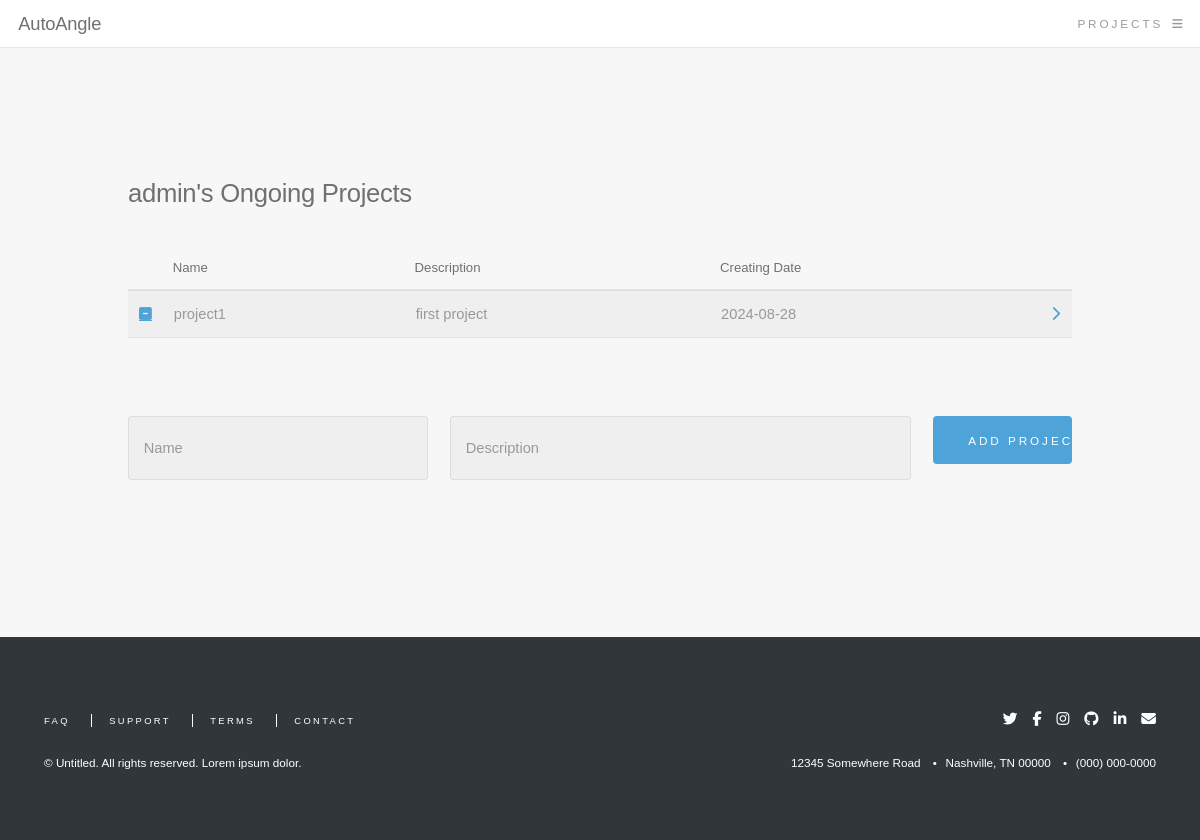
/project (signed in), run on an earlier commit of the app's database.
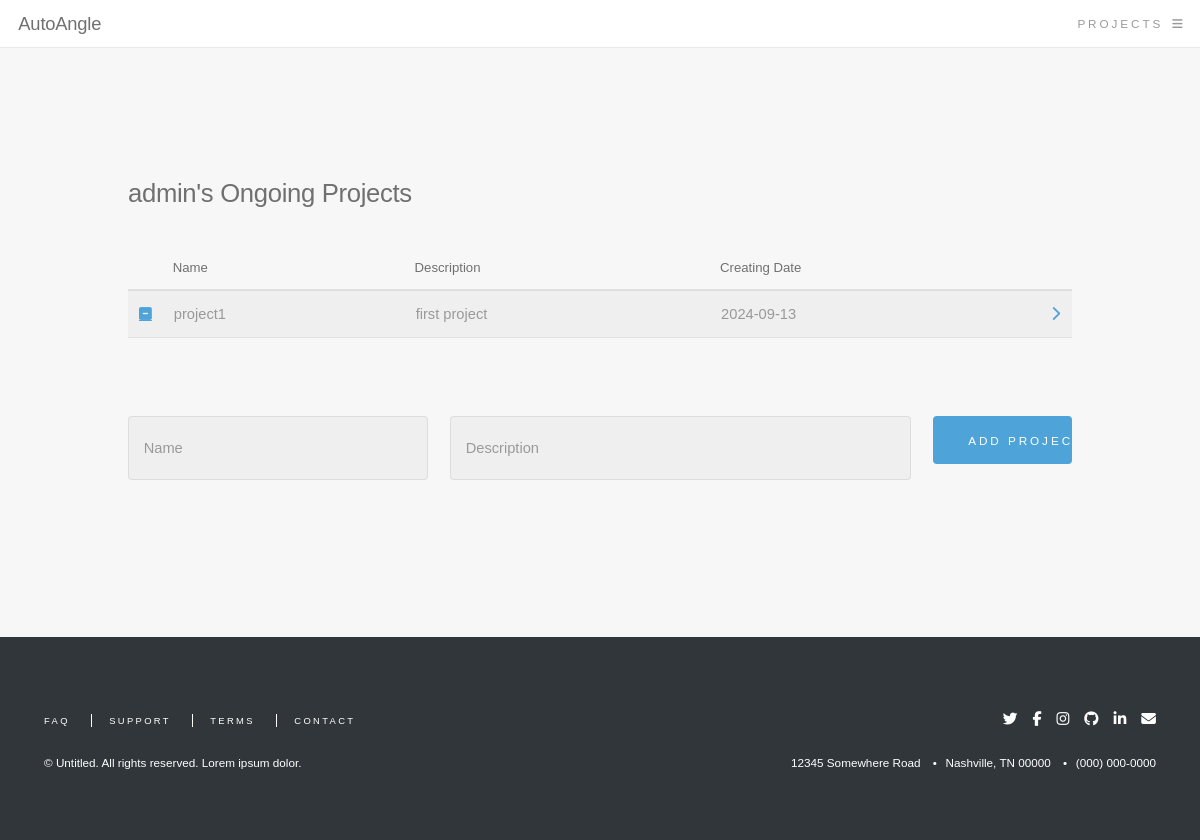
And on a later commit of the database.
### main.py (models this page shows)
class User(db.Model, UserMixin):
    __tablename__ = 'user'
    id = db.Column(db.Integer, primary_key=True)
    name = db.Column(db.String(100), nullable=False)
    email = db.Column(db.String(100), unique=True, nullable=False)
    password = db.Column(db.String(100), nullable=False)
    projects = db.relationship('Project', backref='owner', lazy=True)

class Project(db.Model):
    __tablename__ = 'project'
    id = db.Column(db.Integer, primary_key=True)
    name = db.Column(db.String(100),nullable=False)
    description = db.Column(db.String(255),nullable=False)
    project_time = db.Column(db.String(100))
    user_id = db.Column(db.Integer, db.ForeignKey('user.id'), nullable=False)
    files = db.relationship('File', backref='project', lazy=True)

### main.py (the view, shortened to what this page needs)
@app.route("/project", methods=["GET", "POST"])
@login_required
def project():
    projects = Project.query.filter_by(user_id=current_user.id).all()
    return render_template('project.html', projects = projects)

### main.py (called while the page is built)
@login_manager.user_loader
def load_user(user_id):
    return db.session.query(User).get(user_id)

### templates/project.html (shortened to what this page needs)
<!DOCTYPE HTML>
<html>
	<head>
		<link rel="stylesheet" href="static/assets/css/main.css" />
	</head>
	<body class="is-preload">
			<header id="header">
				<h1><a href="{{ url_for('main') }}">AutoAngle</a></h1>
				<a href="#menu">Projects</a>
			</header>
        <section style="padding: 8rem;">
            <h2>{{ current_user.name }}'s Ongoing Projects</h2>
            <br>
            <div class="table-wrapper">
                <table>
                    <thead>
                        <tr>
                            <th style="width: 2rem;"></th>
                            <th>Name</th>
                            <th>Description</th>
                            <th>Creating Date</th>
                            <th style="width: 2rem;"></th>
                        </tr>
                    </thead>
                    <tbody>
                        {% for project in projects %}
                            <tr>
                                <td><a href="{{ url_for('delete_project', project_id=project.id) }}" class="fa-solid fa-square-minus"></a></td>
                                <td>{{ project.name }}</td>
                                <td>{{ project.description }}</td>
                                <td>{{ project.project_time }}</td>
                                <td><a href='{{ url_for('file', project_number=project.id) }}' class="fa-solid fa-chevron-right" style="text-decoration: none;"></a></td>
                            </tr>
                        {% endfor %}
                    </tbody>
                </table>
                <br>
                <br>
                <form method="post" action="#">
                    <div class="row gtr-uniform">
                        <div class="col-4 col-12-xsmall">
                            <input type="text" name="project-name" id="project-name" placeholder="Name" style="height: 4rem;"/>
                        </div>
                        <div class="col-6 col-12-xsmall">
                            <input type="text" name="project-description" id="project-description" placeholder="Description" style="height: 4rem;" required/>
                        </div>
                        <div class="col-2 col-12-xsmall">
                            <button type="submit" class="button primary fit small">
                                Add Project
                            </button>
                        </div>
                </form>
            </div>
        </section>
			<footer id="footer">
				<div class="inner">
					<ul class="icons">
						<li><a href="#" class="icon brands fa-twitter"><span class="label">Twitter</span></a></li>
						<li><a href="#" class="icon brands fa-facebook-f"><span class="label">Facebook</span></a></li>
						<li><a href="#" class="icon brands fa-instagram"><span class="label">Instagram</span></a></li>
						<li><a href="#" class="icon brands fa-github"><span class="label">GitHub</span></a></li>
						<li><a href="#" class="icon brands fa-linkedin-in"><span class="label">LinkedIn</span></a></li>
						<li><a href="#" class="icon solid fa-envelope"><span class="label">Envelope</span></a></li>
					</ul>
					<ul class="contact">
						<li>12345 Somewhere Road</li>
						<li>Nashville, TN 00000</li>
						<li>(000) 000-0000</li>
					</ul>
					<ul class="links">
						<li><a href="#">FAQ</a></li>
						<li><a href="#">Support</a></li>
						<li><a href="#">Terms</a></li>
						<li><a href="#">Contact</a></li>
					</ul>
					<p class="copyright">&copy; Untitled. All rights reserved. Lorem ipsum dolor.</p>
				</div>
			</footer>
	</body>
</html>

What changed in the data, as far as the page shows it:
changed Project "project1": project_time "2024-08-28" → "2024-09-13"
